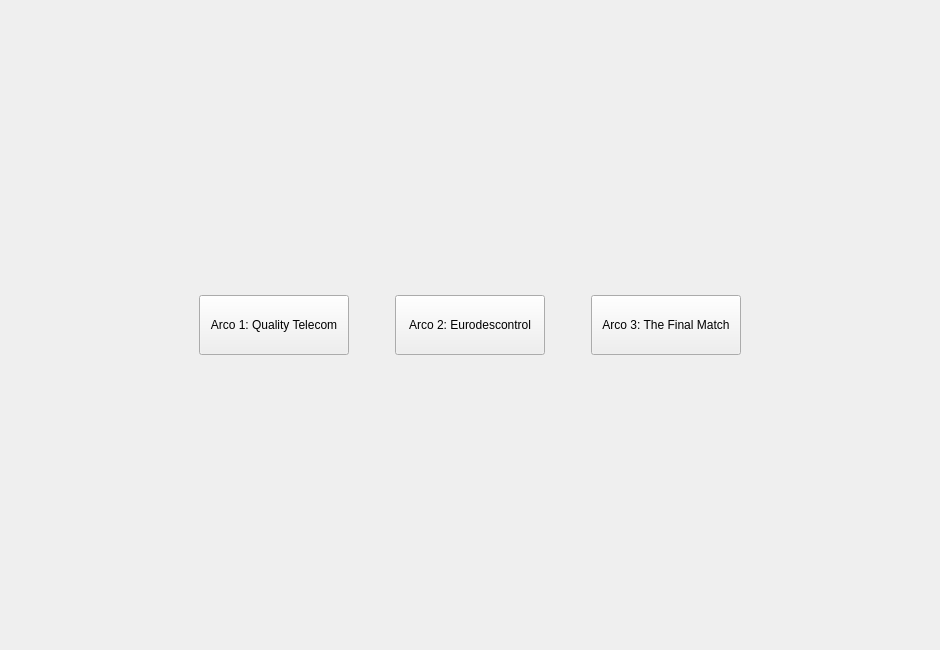
<?xml version="1.0" encoding="UTF-8"?>
<ui version="4.0">
 <class>STI3</class>
 <widget class="QStackedWidget" name="STI3">
  <property name="geometry">
   <rect>
    <x>0</x>
    <y>0</y>
    <width>940</width>
    <height>650</height>
   </rect>
  </property>
  <property name="minimumSize">
   <size>
    <width>940</width>
    <height>650</height>
   </size>
  </property>
  <property name="windowTitle">
   <string>STI 3: La Venganza de Jesús</string>
  </property>
  <widget class="QWidget" name="page">
   <layout class="QGridLayout" name="gridLayout">
    <item row="0" column="0">
     <layout class="QHBoxLayout" name="horizontalLayout_2">
      <item>
       <spacer name="horizontalSpacer_3">
        <property name="orientation">
         <enum>Qt::Horizontal</enum>
        </property>
        <property name="sizeHint" stdset="0">
         <size>
          <width>128</width>
          <height>34</height>
         </size>
        </property>
       </spacer>
      </item>
      <item>
       <layout class="QHBoxLayout" name="horizontalLayout">
        <item>
         <widget class="QPushButton" name="pushButton_6">
          <property name="minimumSize">
           <size>
            <width>150</width>
            <height>60</height>
           </size>
          </property>
          <property name="text">
           <string>Arco 1: Quality Telecom</string>
          </property>
         </widget>
        </item>
        <item>
         <spacer name="horizontalSpacer">
          <property name="orientation">
           <enum>Qt::Horizontal</enum>
          </property>
          <property name="sizeType">
           <enum>QSizePolicy::Fixed</enum>
          </property>
          <property name="sizeHint" stdset="0">
           <size>
            <width>40</width>
            <height>20</height>
           </size>
          </property>
         </spacer>
        </item>
        <item>
         <widget class="QPushButton" name="pushButton_5">
          <property name="minimumSize">
           <size>
            <width>150</width>
            <height>60</height>
           </size>
          </property>
          <property name="text">
           <string>Arco 2: Eurodescontrol</string>
          </property>
         </widget>
        </item>
        <item>
         <spacer name="horizontalSpacer_2">
          <property name="orientation">
           <enum>Qt::Horizontal</enum>
          </property>
          <property name="sizeType">
           <enum>QSizePolicy::Fixed</enum>
          </property>
          <property name="sizeHint" stdset="0">
           <size>
            <width>40</width>
            <height>20</height>
           </size>
          </property>
         </spacer>
        </item>
        <item>
         <widget class="QPushButton" name="pushButton_4">
          <property name="minimumSize">
           <size>
            <width>150</width>
            <height>60</height>
           </size>
          </property>
          <property name="maximumSize">
           <size>
            <width>380</width>
            <height>16777215</height>
           </size>
          </property>
          <property name="text">
           <string>Arco 3: The Final Match</string>
          </property>
         </widget>
        </item>
       </layout>
      </item>
      <item>
       <spacer name="horizontalSpacer_4">
        <property name="orientation">
         <enum>Qt::Horizontal</enum>
        </property>
        <property name="sizeHint" stdset="0">
         <size>
          <width>128</width>
          <height>20</height>
         </size>
        </property>
       </spacer>
      </item>
     </layout>
    </item>
   </layout>
  </widget>
  <widget class="QWidget" name="page_2">
   <property name="minimumSize">
    <size>
     <width>640</width>
     <height>480</height>
    </size>
   </property>
   <widget class="QLabel" name="label">
    <property name="geometry">
     <rect>
      <x>40</x>
      <y>30</y>
      <width>241</width>
      <height>41</height>
     </rect>
    </property>
    <property name="font">
     <font>
      <pointsize>14</pointsize>
      <weight>75</weight>
      <bold>true</bold>
     </font>
    </property>
    <property name="text">
     <string>Arco 1: Quality Telecom</string>
    </property>
    <property name="alignment">
     <set>Qt::AlignLeading|Qt::AlignLeft|Qt::AlignTop</set>
    </property>
    <property name="wordWrap">
     <bool>true</bool>
    </property>
   </widget>
   <widget class="QLabel" name="label_2">
    <property name="geometry">
     <rect>
      <x>40</x>
      <y>60</y>
      <width>481</width>
      <height>31</height>
     </rect>
    </property>
    <property name="text">
     <string>Escenario: Quality Telecom, la empresa donde se encuentra Jaime NP. Programadores chiflados, ejecutivos inversores y pocas tías.</string>
    </property>
    <property name="alignment">
     <set>Qt::AlignLeading|Qt::AlignLeft|Qt::AlignTop</set>
    </property>
    <property name="wordWrap">
     <bool>true</bool>
    </property>
   </widget>
   <widget class="QLabel" name="label_3">
    <property name="geometry">
     <rect>
      <x>40</x>
      <y>100</y>
      <width>461</width>
      <height>271</height>
     </rect>
    </property>
    <property name="text">
     <string>En esta entrega, Jaime es destinado a Quality Telecom, donde empieza a vislumbrar su destino como un programador de éxito.</string>
    </property>
    <property name="alignment">
     <set>Qt::AlignLeading|Qt::AlignLeft|Qt::AlignTop</set>
    </property>
    <property name="wordWrap">
     <bool>true</bool>
    </property>
   </widget>
   <widget class="QPushButton" name="pushButton">
    <property name="geometry">
     <rect>
      <x>600</x>
      <y>500</y>
      <width>121</width>
      <height>31</height>
     </rect>
    </property>
    <property name="text">
     <string>Listado de coñas</string>
    </property>
   </widget>
   <widget class="QPushButton" name="pushButton_3">
    <property name="geometry">
     <rect>
      <x>130</x>
      <y>500</y>
      <width>111</width>
      <height>31</height>
     </rect>
    </property>
    <property name="text">
     <string>Atrás</string>
    </property>
   </widget>
  </widget>
  <widget class="QWidget" name="page_3">
   <widget class="QLabel" name="label_4">
    <property name="geometry">
     <rect>
      <x>40</x>
      <y>90</y>
      <width>461</width>
      <height>41</height>
     </rect>
    </property>
    <property name="text">
     <string>En esta entrega, Amorós hace frente a las adversidades de Eurodescontrol y los planes malvados del consejo de profesores contra él.</string>
    </property>
    <property name="alignment">
     <set>Qt::AlignLeading|Qt::AlignLeft|Qt::AlignTop</set>
    </property>
    <property name="wordWrap">
     <bool>true</bool>
    </property>
   </widget>
   <widget class="QLabel" name="label_5">
    <property name="geometry">
     <rect>
      <x>40</x>
      <y>20</y>
      <width>241</width>
      <height>41</height>
     </rect>
    </property>
    <property name="font">
     <font>
      <pointsize>14</pointsize>
      <weight>75</weight>
      <bold>true</bold>
     </font>
    </property>
    <property name="text">
     <string>Arco 2: Eurodescontrol</string>
    </property>
    <property name="alignment">
     <set>Qt::AlignLeading|Qt::AlignLeft|Qt::AlignTop</set>
    </property>
    <property name="wordWrap">
     <bool>true</bool>
    </property>
   </widget>
   <widget class="QPushButton" name="pushButton_2">
    <property name="geometry">
     <rect>
      <x>620</x>
      <y>490</y>
      <width>121</width>
      <height>31</height>
     </rect>
    </property>
    <property name="text">
     <string>Listado de coñas</string>
    </property>
   </widget>
   <widget class="QLabel" name="label_6">
    <property name="geometry">
     <rect>
      <x>40</x>
      <y>50</y>
      <width>481</width>
      <height>31</height>
     </rect>
    </property>
    <property name="text">
     <string>Escenario: Eurodescontrol, la empresa donde se encuentra Daniel Amorós. Gente puteada, un jefe cabrón y muchas tías buenas.</string>
    </property>
    <property name="alignment">
     <set>Qt::AlignLeading|Qt::AlignLeft|Qt::AlignTop</set>
    </property>
    <property name="wordWrap">
     <bool>true</bool>
    </property>
   </widget>
   <widget class="QLabel" name="label_7">
    <property name="geometry">
     <rect>
      <x>40</x>
      <y>200</y>
      <width>541</width>
      <height>51</height>
     </rect>
    </property>
    <property name="font">
     <font>
      <pointsize>12</pointsize>
     </font>
    </property>
    <property name="text">
     <string>&quot;Menuda puta mierda, es que estoy muy asqueado y cabreado. Sólo deseo que se pasen estos tres meses rápido.&quot;</string>
    </property>
    <property name="alignment">
     <set>Qt::AlignLeading|Qt::AlignLeft|Qt::AlignTop</set>
    </property>
    <property name="wordWrap">
     <bool>true</bool>
    </property>
   </widget>
   <widget class="QLabel" name="label_8">
    <property name="geometry">
     <rect>
      <x>290</x>
      <y>250</y>
      <width>61</width>
      <height>20</height>
     </rect>
    </property>
    <property name="font">
     <font>
      <strikeout>false</strikeout>
     </font>
    </property>
    <property name="text">
     <string>---Amorós</string>
    </property>
   </widget>
   <widget class="QLabel" name="label_9">
    <property name="geometry">
     <rect>
      <x>350</x>
      <y>250</y>
      <width>61</width>
      <height>20</height>
     </rect>
    </property>
    <property name="font">
     <font>
      <strikeout>true</strikeout>
     </font>
    </property>
    <property name="text">
     <string>Big Smoke</string>
    </property>
   </widget>
   <widget class="QLabel" name="label_10">
    <property name="geometry">
     <rect>
      <x>410</x>
      <y>250</y>
      <width>201</width>
      <height>20</height>
     </rect>
    </property>
    <property name="font">
     <font>
      <strikeout>false</strikeout>
     </font>
    </property>
    <property name="text">
     <string>sobre su estancia en Eurodescontrol</string>
    </property>
   </widget>
   <widget class="QPushButton" name="pushButton_7">
    <property name="geometry">
     <rect>
      <x>100</x>
      <y>490</y>
      <width>111</width>
      <height>31</height>
     </rect>
    </property>
    <property name="text">
     <string>Atrás</string>
    </property>
   </widget>
  </widget>
  <widget class="QWidget" name="page_4">
   <widget class="QLabel" name="label_11">
    <property name="geometry">
     <rect>
      <x>40</x>
      <y>30</y>
      <width>241</width>
      <height>41</height>
     </rect>
    </property>
    <property name="font">
     <font>
      <pointsize>14</pointsize>
      <weight>75</weight>
      <bold>true</bold>
     </font>
    </property>
    <property name="text">
     <string>Arco 3: The Final Match</string>
    </property>
    <property name="alignment">
     <set>Qt::AlignLeading|Qt::AlignLeft|Qt::AlignTop</set>
    </property>
    <property name="wordWrap">
     <bool>true</bool>
    </property>
   </widget>
   <widget class="QPushButton" name="pushButton_8">
    <property name="geometry">
     <rect>
      <x>110</x>
      <y>580</y>
      <width>111</width>
      <height>31</height>
     </rect>
    </property>
    <property name="text">
     <string>Atrás</string>
    </property>
   </widget>
   <widget class="QLabel" name="label_12">
    <property name="geometry">
     <rect>
      <x>40</x>
      <y>100</y>
      <width>461</width>
      <height>21</height>
     </rect>
    </property>
    <property name="text">
     <string>Jaime NP y Big Smoke se juntan por última vez para hacer frente a The Final Match</string>
    </property>
    <property name="alignment">
     <set>Qt::AlignLeading|Qt::AlignLeft|Qt::AlignTop</set>
    </property>
    <property name="wordWrap">
     <bool>true</bool>
    </property>
   </widget>
   <widget class="QLabel" name="label_13">
    <property name="geometry">
     <rect>
      <x>40</x>
      <y>60</y>
      <width>481</width>
      <height>31</height>
     </rect>
    </property>
    <property name="text">
     <string>Escenario: los Dominios de Jesús, su castillo, el Satafi, donde Jorge y otros infelices aún cumplen condena.</string>
    </property>
    <property name="alignment">
     <set>Qt::AlignLeading|Qt::AlignLeft|Qt::AlignTop</set>
    </property>
    <property name="wordWrap">
     <bool>true</bool>
    </property>
   </widget>
   <widget class="QPushButton" name="pushButton_9">
    <property name="geometry">
     <rect>
      <x>660</x>
      <y>580</y>
      <width>121</width>
      <height>31</height>
     </rect>
    </property>
    <property name="text">
     <string>EPILOGO</string>
    </property>
   </widget>
   <widget class="QLabel" name="label_14">
    <property name="geometry">
     <rect>
      <x>40</x>
      <y>130</y>
      <width>601</width>
      <height>51</height>
     </rect>
    </property>
    <property name="text">
     <string>-La grabación de la graduación fue un desastre. jaime no se mueve, amoros no sabe hacer fotos a la gente, y la tarjeta de adri no funciona. ademas, uno de los chicos, indignado, se nego a hacerse la foto debido al pesimo trabajo del fotografo. &quot;haberla hecho antes!&quot;</string>
    </property>
    <property name="scaledContents">
     <bool>true</bool>
    </property>
    <property name="alignment">
     <set>Qt::AlignLeading|Qt::AlignLeft|Qt::AlignTop</set>
    </property>
    <property name="wordWrap">
     <bool>true</bool>
    </property>
   </widget>
   <widget class="QLabel" name="label_16">
    <property name="geometry">
     <rect>
      <x>40</x>
      <y>180</y>
      <width>461</width>
      <height>51</height>
     </rect>
    </property>
    <property name="font">
     <font>
      <family>Kozuka Gothic Pro M</family>
      <pointsize>16</pointsize>
     </font>
    </property>
    <property name="text">
     <string>&lt;html&gt;&lt;head/&gt;&lt;body&gt;&lt;p&gt;&lt;img src=&quot;:/icons/paco_6jg_icon.ico&quot;/&gt;&lt;span style=&quot; color:#5500ff;&quot;&gt;RESULTADO DEL PROYECTO&lt;/span&gt;&lt;img src=&quot;:/icons/alfon_bS8_icon.ico&quot;/&gt;&lt;/p&gt;&lt;/body&gt;&lt;/html&gt;</string>
    </property>
    <property name="alignment">
     <set>Qt::AlignLeading|Qt::AlignLeft|Qt::AlignTop</set>
    </property>
    <property name="wordWrap">
     <bool>true</bool>
    </property>
   </widget>
   <widget class="QLabel" name="label_15">
    <property name="geometry">
     <rect>
      <x>50</x>
      <y>230</y>
      <width>831</width>
      <height>351</height>
     </rect>
    </property>
    <property name="text">
     <string>-NADA SALIÓ
-AL FINAL NOS QUEDÓ HECHO UN DESASTRE
-EL WORD LO COPIAMOS LITERAL DE LOS PAVOS DEL AÑO PASADO
-EL VIDEO DE LA GRADUACIÓN OTRA PUTA MIERDA
-LAS TÍAS MUY BUENAS JODERRR… QUE RICO SÓLO NOS SIRVIÓ PARA CASCÁRNOSLA
-NO SE LO VAMOS A DAR A SUS FAMILIAS
-EL TEMBLEQUE DE MI COMPAÑERO
-RETRANSMISIÓN EN DIRECTO NULA O INEXISTENTE
-HICIMOS CUANTO PUDIMOS PERO EL DESTINO NO QUISO
-PACO TRIGGERED
-ATENTADO EN EL PROXY DE JESÚS (Y NO SALIÓ BIEN)
-Y PAVO DE LA GRADUACIÓN SE OFENDIÓ PORQUE DANI NO LE HIZO LA MALDITA FOTO BIEN FUCKKKKK
-MISSING MATE
-LA GENTE QUIERE NUESTROS VÍDEOS CON TODA LA ILUSIÓN E INOCENCIA DEL MUNDO PERO LO QUE NO SABEN ES QUE ES UN FRACASO NO VAN A TENER NUNCA UN RECUERDO DE SUS HIJOS….
-FAMILIARES ENTEROS DEMANDAN AL JEFE DEL PROYECTO, LO METEN A LA CÁRCEL POR PREVARICACIÓN DAÑOS Y PERJUICIOS Y MALVERSACIÓN DE LOS FONDOS DEL SATAFI PORQUE LAS CÁMARAS ERAN DEL IES LAGUNA
-TODO SE DEMOSTRÓ EN EL JUICIO QUE ERA UN FRAUDE Y UN COMPLOT DE SUS 3 ALUMNOS PARA METERLE EN CHIRONA
-PACO EXIGIÓ VENGANZA POR LOS HECHOS OCURRIDOS
-JESÚS ACABÓ EN UNA RESIDENCIA DE LA TERCERA EDAD ADMINISTRANDO EL PROXY DE LA RESIDENCIA NEW HORIZONS
</string>
    </property>
    <property name="alignment">
     <set>Qt::AlignLeading|Qt::AlignLeft|Qt::AlignTop</set>
    </property>
    <property name="wordWrap">
     <bool>true</bool>
    </property>
   </widget>
  </widget>
  <widget class="QWidget" name="page_5">
   <widget class="QLabel" name="label_17">
    <property name="geometry">
     <rect>
      <x>40</x>
      <y>30</y>
      <width>101</width>
      <height>31</height>
     </rect>
    </property>
    <property name="font">
     <font>
      <family>Kozuka Gothic Pro M</family>
      <pointsize>16</pointsize>
     </font>
    </property>
    <property name="text">
     <string>&lt;html&gt;&lt;head/&gt;&lt;body&gt;&lt;p&gt;&lt;span style=&quot; color:#5500ff;&quot;&gt;EPÍLOGO&lt;/span&gt;&lt;/p&gt;&lt;/body&gt;&lt;/html&gt;</string>
    </property>
    <property name="alignment">
     <set>Qt::AlignLeading|Qt::AlignLeft|Qt::AlignTop</set>
    </property>
    <property name="wordWrap">
     <bool>true</bool>
    </property>
   </widget>
   <widget class="QLabel" name="label_18">
    <property name="geometry">
     <rect>
      <x>40</x>
      <y>70</y>
      <width>611</width>
      <height>231</height>
     </rect>
    </property>
    <property name="text">
     <string>-LA SAGA STI3 TERMINA CON NUESTROS PROTAS GANANDO EL TÍTULO MUNDIAL DE FP
-LOS PROFES ACABAN EN LA MIERDA ROBERTO KILLED JESUS RETIRED EN LA RESIDENCIA NEW HORIZONS Y PACO SUMIDO EN LA DESGRACIA CON UNA GRAN DEPRESIÓN POST TRAUMÁTICA
-ABEL SE DEJA EL PELO DE KRUSTY Y ESTÁ BUSCANDO A HÉCTOR POR EL GLOBO DURANTE TODA LA ETERNIDAD Y VA PREGUNTANDO A LA GENTE, PERO NADIE LE HACE CASO
-LE VES VIAJANDO POR LA INDIA, EN HONG KONG, EN EL TIBET, CON LOS OMATICAYA AVATAR 2, FINALMENTE LO ENCONTRÓ EN UNA CAVERNA DE LA ANTÁRTIDA, EN MEDIO DE LA VENTISCA INVERNAL, Y PUDO APROBARLE, ABEL HABÍA CUMPLIDO SU MISIÓN.
-JORGE SE VA A LAS PRÁCTICAS SPIN-OFF TARDÍO PORQUE LA SAGA ORIGINAL YA TERMINÓ, NO SE RECAUDE MUCHO DINERO, ES MÁS LA SAGA SE CANCELA POR FALTA DE FONDOS
</string>
    </property>
    <property name="alignment">
     <set>Qt::AlignLeading|Qt::AlignLeft|Qt::AlignTop</set>
    </property>
    <property name="wordWrap">
     <bool>true</bool>
    </property>
   </widget>
   <widget class="QPushButton" name="pushButton_10">
    <property name="geometry">
     <rect>
      <x>80</x>
      <y>480</y>
      <width>111</width>
      <height>31</height>
     </rect>
    </property>
    <property name="text">
     <string>Atrás</string>
    </property>
   </widget>
  </widget>
 </widget>
 <resources/>
 <connections/>
</ui>
